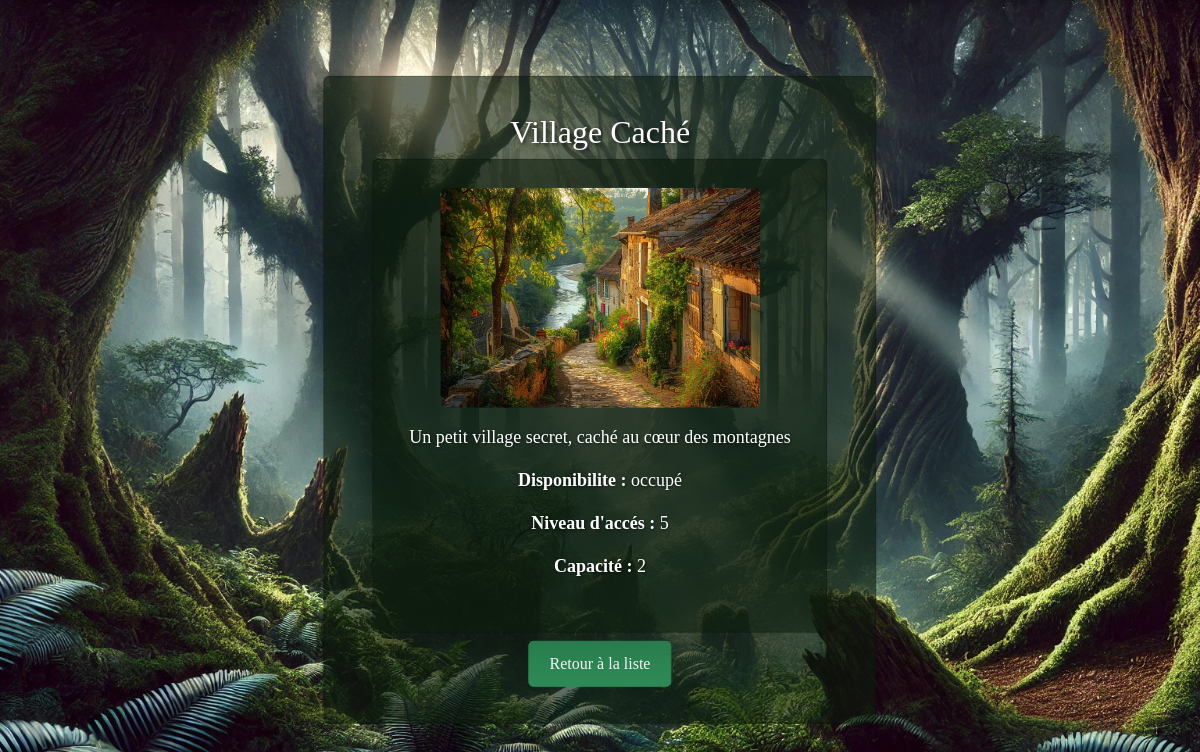
The app's page /lieu/L003/, older data.
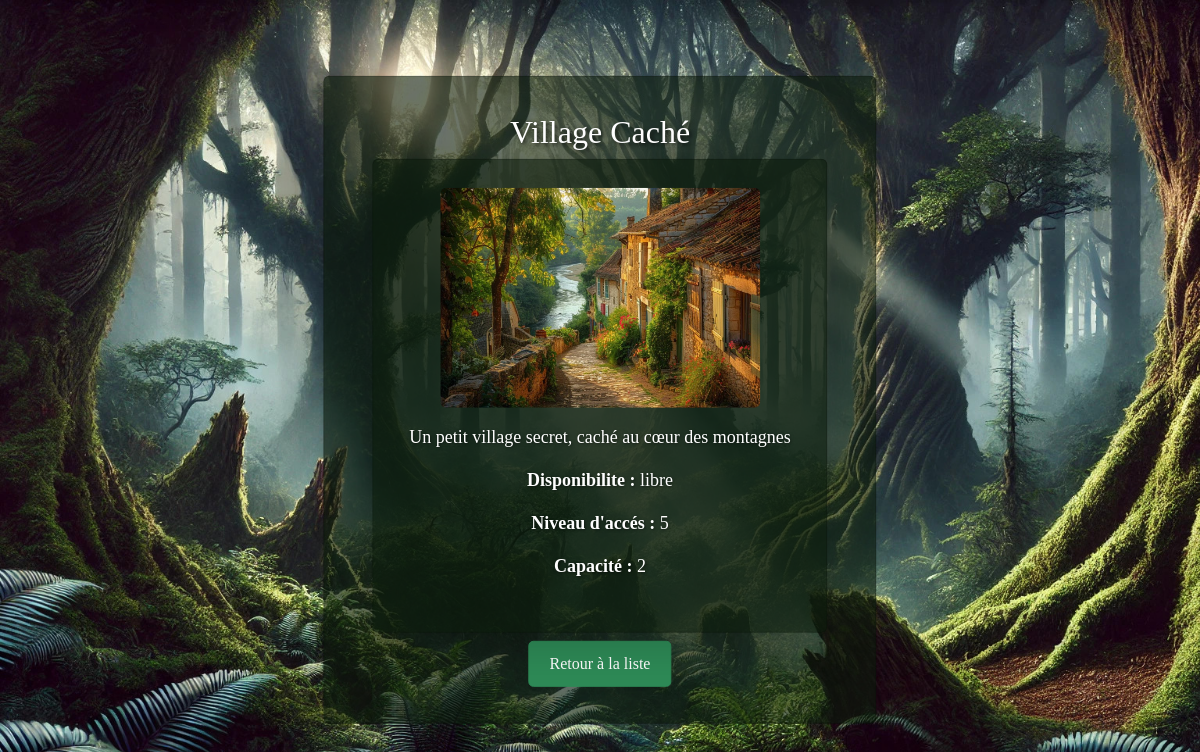
The same page, newer data.
### jeu_de_role/models.py (models this page shows, shortened)
class Lieu(models.Model):
    id_lieu = models.CharField(max_length=100, primary_key=True)
    nom = models.CharField(max_length=100)
    description = models.TextField(null=True, blank=True)
    type_lieu = models.CharField(max_length=50, choices=[('forteresse', 'Forteresse'), ('forêt', 'Forêt'), ('village', 'Village'), ('donjon', 'Donjon')])
    disponibilite = models.CharField(max_length=20, choices=[('libre', 'Libre'), ('occupé', 'Occupé')])
    niveau_acces = models.IntegerField(default=1)
    capacite_max = models.IntegerField(default=10)
    photo = models.ImageField(upload_to='lieux/')

### jeu_de_role/views.py (the view)
# urls.py: path('lieu/<str:pk>/', views.lieu_detail, name='lieu_detail'),
def lieu_detail(request, pk):
    lieu = get_object_or_404(Lieu, pk=pk)
    return render(request, 'jeu_de_role/lieu_detail.html', {'lieu': lieu})

### jeu_de_role/templates/jeu_de_role/lieu_detail.html (shortened to what this page needs)
{% extends 'jeu_de_role/explore.html' %}
{% block content %}
<h2 class="text-center mb-2">{{ lieu.nom }}</h2>
<div class="container mt-2">
    <div class="card shadow-lg h-100 d-flex flex-column">
        <img src="{{ lieu.photo.url }}" class="img-fluid mt-2 rounded d-block mx-auto" style="width: 320px;"  alt="{{ character.lieu.nom }}">
        <div class="card-body text-center">
            <p><strong></strong> {{ lieu.description}}</p>
            <p><strong>Disponibilite :</strong> {{ lieu.disponibilite }}</p>
            <p><strong>Niveau d'accés :</strong> {{ lieu.niveau_acces }}</p>
            <p><strong>Capacité :</strong> {{ lieu.capacite_max }}</p>
        </div>
    </div>
    <div class="text-center">
        <a href="{% url 'explore' %}?tab=lieux" class="btn mt-2 btn-lg">Retour à la liste</a>
    </div>
</div>
{% endblock %}

Row changes from the older to the newer data that the page shows:
changed Lieu "Village Caché": disponibilite "occupé" → "libre"
